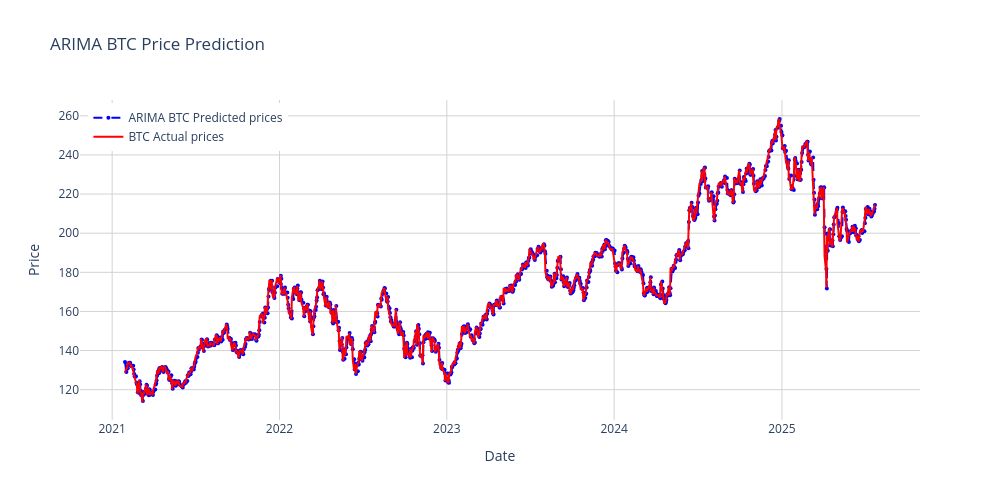

The code cell stored with this chart in its notebook:
### Code cell
# Vẽ plot prediction với Plotly
fig = go.Figure()

data_range = df[to_row:].index

# Thêm predicted prices
fig.add_trace(go.Scatter(
    x=data_range,
    y=model_predictions,
    mode='lines+markers',
    name='ARIMA BTC Predicted prices',
    line=dict(color='blue', dash='dash', width=2),
    marker=dict(size=4, color='blue')
))

# Thêm actual prices
fig.add_trace(go.Scatter(
    x=data_range,
    y=testing_data,
    mode='lines',
    name='BTC Actual prices',
    line=dict(color='red', width=2)
))

# Cập nhật layout
fig.update_layout(
    title='ARIMA BTC Price Prediction',
    xaxis_title='Date',
    yaxis_title='Price',
    template='plotly_white',
    width=1000,
    height=500,
    showlegend=True,
    legend=dict(
        yanchor="top",
        y=0.99,
        xanchor="left",
        x=0.01
    )
)

# Thêm grid
fig.update_xaxes(showgrid=True, gridwidth=1, gridcolor='lightgray')
fig.update_yaxes(showgrid=True, gridwidth=1, gridcolor='lightgray')

# Save plot vào output_dir_result
fig.write_html(os.path.join(output_dir_result, 'arima_price_prediction.html'))

# Nếu muốn save PNG (cần kaleido):
# fig.write_image(os.path.join(output_dir_result, 'arima_btc_price_prediction.png'), 
#                 width=1500, height=900, scale=2)

fig.show()

### Figure 1 — Plotly figure (JSON) as saved in the notebook; plotly's stock layout.template omitted (floating-point values rounded to 4 significant figures; data arrays with more than 128 entries replaced by an {"elided": "..."} marker saying what was removed)
{"data": [{"line": {"color": "blue", "dash": "dash", "width": 2}, "marker": {"color": "blue", "size": 4}, "mode": "lines+markers", "name": "ARIMA BTC Predicted prices", "type": "scatter", "x": {"elided": "1125 str values"}, "y": {"elided": "1125 float values"}}, {"line": {"color": "red", "width": 2}, "mode": "lines", "name": "BTC Actual prices", "type": "scatter", "x": {"elided": "1125 str values"}, "y": {"elided": "1125 float values"}}], "layout": {"height": 500, "legend": {"x": 0.01, "xanchor": "left", "y": 0.99, "yanchor": "top"}, "showlegend": true, "title": {"text": "ARIMA BTC Price Prediction"}, "width": 1000, "xaxis": {"gridcolor": "lightgray", "gridwidth": 1, "showgrid": true, "title": {"text": "Date"}}, "yaxis": {"gridcolor": "lightgray", "gridwidth": 1, "showgrid": true, "title": {"text": "Price"}}}}
